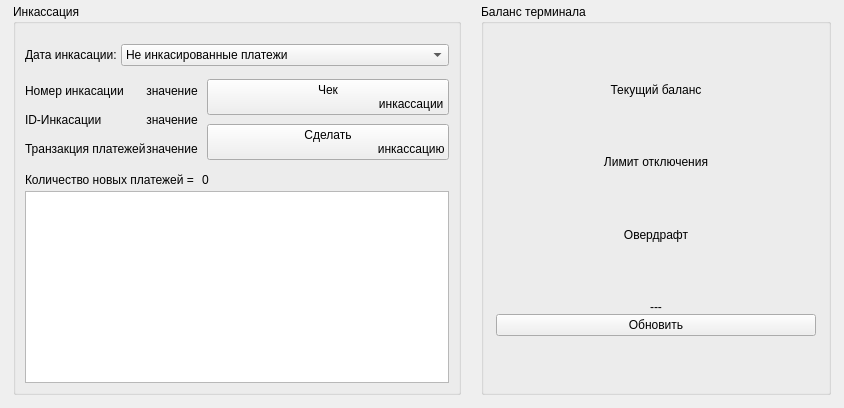
                <widget class="QWidget" name="tab">
                  <attribute name="icon">
                    <iconset resource="../../ekiosk.qrc">
                      <normaloff>:/assets/icons/reg_14.png</normaloff>:/assets/icons/reg_14.png</iconset>
                  </attribute>
                  <attribute name="title">
                    <string />
                  </attribute>
                  <layout class="QVBoxLayout" name="verticalLayout_46">
                    <property name="topMargin">
                      <number>2</number>
                    </property>
                    <item>
                      <layout class="QHBoxLayout" name="horizontalLayout" stretch="0,0">
                        <property name="spacing">
                          <number>20</number>
                        </property>
                        <property name="margin" stdset="0">
                          <number>2</number>
                        </property>
                        <item>
                          <widget class="QGroupBox" name="grpBoxAdminIncashment">
                            <property name="title">
                              <string>Инкассация</string>
                            </property>
                            <layout class="QVBoxLayout" name="verticalLayout_9">
                              <property name="leftMargin">
                                <number>9</number>
                              </property>
                              <property name="topMargin">
                                <number>20</number>
                              </property>
                              <property name="rightMargin">
                                <number>9</number>
                              </property>
                              <property name="bottomMargin">
                                <number>9</number>
                              </property>
                              <item>
                                <layout class="QVBoxLayout" name="verticalLayout_7"
                                  stretch="0,0,0,100">
                                  <property name="spacing">
                                    <number>4</number>
                                  </property>
                                  <property name="margin" stdset="0">
                                    <number>0</number>
                                  </property>
                                  <item>
                                    <layout class="QHBoxLayout" name="horizontalLayout_5"
                                      stretch="0,10">
                                      <item>
                                        <widget class="QLabel" name="lblAdminInfoDateIncashment">
                                          <property name="text">
                                            <string>Дата инкасации:</string>
                                          </property>
                                        </widget>
                                      </item>
                                      <item>
                                        <widget class="QComboBox" name="cbxAdminTextDateIncashment">
                                          <property name="styleSheet">
                                            <string notr="true" />
                                          </property>
                                          <item>
                                            <property name="text">
                                              <string>Не инкасированные платежи</string>
                                            </property>
                                          </item>
                                          <item>
                                            <property name="text">
                                              <string>2011-10-20 12:22:11</string>
                                            </property>
                                          </item>
                                        </widget>
                                      </item>
                                    </layout>
                                  </item>
                                  <item>
                                    <layout class="QGridLayout" name="gridLayout_2"
                                      columnstretch="1,1,0">
                                      <property name="leftMargin">
                                        <number>0</number>
                                      </property>
                                      <property name="topMargin">
                                        <number>9</number>
                                      </property>
                                      <property name="rightMargin">
                                        <number>0</number>
                                      </property>
                                      <property name="bottomMargin">
                                        <number>9</number>
                                      </property>
                                      <property name="horizontalSpacing">
                                        <number>0</number>
                                      </property>
                                      <property name="verticalSpacing">
                                        <number>6</number>
                                      </property>
                                      <item row="0" column="0">
                                        <widget class="QLabel" name="lblAdminInfoNumberIncashment">
                                          <property name="text">
                                            <string>Номер инкасации</string>
                                          </property>
                                          <property name="alignment">
                                            <set>Qt::AlignLeading|Qt::AlignLeft|Qt::AlignVCenter</set>
                                          </property>
                                        </widget>
                                      </item>
                                      <item row="0" column="1">
                                        <widget class="QLabel" name="lblAdminTextNumberIncashment">
                                          <property name="text">
                                            <string>значение</string>
                                          </property>
                                          <property name="alignment">
                                            <set>Qt::AlignCenter</set>
                                          </property>
                                        </widget>
                                      </item>
                                      <item row="1" column="0">
                                        <widget class="QLabel" name="lblAdminInfoIdIncashment">
                                          <property name="text">
                                            <string>ID-Инкасации</string>
                                          </property>
                                          <property name="alignment">
                                            <set>Qt::AlignLeading|Qt::AlignLeft|Qt::AlignVCenter</set>
                                          </property>
                                        </widget>
                                      </item>
                                      <item row="1" column="1">
                                        <widget class="QLabel" name="lblAdminTextIdIncashment">
                                          <property name="text">
                                            <string>значение</string>
                                          </property>
                                          <property name="alignment">
                                            <set>Qt::AlignCenter</set>
                                          </property>
                                        </widget>
                                      </item>
                                      <item row="2" column="0">
                                        <widget class="QLabel" name="lblAdminInfoTranzactionPay">
                                          <property name="text">
                                            <string>Транзакция платежей</string>
                                          </property>
                                          <property name="alignment">
                                            <set>Qt::AlignLeading|Qt::AlignLeft|Qt::AlignVCenter</set>
                                          </property>
                                        </widget>
                                      </item>
                                      <item row="2" column="1">
                                        <widget class="QLabel" name="lblAdminTextTranzactionPay">
                                          <property name="text">
                                            <string>значение</string>
                                          </property>
                                          <property name="alignment">
                                            <set>Qt::AlignCenter</set>
                                          </property>
                                        </widget>
                                      </item>
                                      <item row="0" column="2" rowspan="3">
                                        <layout class="QVBoxLayout" name="verticalLayout_4">
                                          <property name="spacing">
                                            <number>9</number>
                                          </property>
                                          <property name="leftMargin">
                                            <number>9</number>
                                          </property>
                                          <property name="topMargin">
                                            <number>0</number>
                                          </property>
                                          <property name="rightMargin">
                                            <number>0</number>
                                          </property>
                                          <property name="bottomMargin">
                                            <number>0</number>
                                          </property>
                                          <item>
                                            <widget class="QPushButton"
                                              name="btnAdminCreatePreIncashment">
                                              <property name="text">
                                                <string>Чек
                                                  инкассации</string>
                                              </property>
                                              <property name="icon">
                                                <iconset resource="../../ekiosk.qrc">
                                                  <normaloff>:/assets/icons/admin_1.png</normaloff>
                                                  :/assets/icons/admin_1.png</iconset>
                                              </property>
                                              <property name="iconSize">
                                                <size>
                                                  <width>48</width>
                                                  <height>48</height>
                                                </size>
                                              </property>
                                            </widget>
                                          </item>
                                          <item>
                                            <widget class="QPushButton"
                                              name="btnAdminCreateIncashment">
                                              <property name="minimumSize">
                                                <size>
                                                  <width>0</width>
                                                  <height>0</height>
                                                </size>
                                              </property>
                                              <property name="styleSheet">
                                                <string notr="true" />
                                              </property>
                                              <property name="text">
                                                <string>Сделать
                                                  инкассацию</string>
                                              </property>
                                              <property name="icon">
                                                <iconset resource="../../ekiosk.qrc">
                                                  <normaloff>:/assets/icons/admin_2.png</normaloff>
                                                  :/assets/icons/admin_2.png</iconset>
                                              </property>
                                              <property name="iconSize">
                                                <size>
                                                  <width>48</width>
                                                  <height>48</height>
                                                </size>
                                              </property>
                                            </widget>
                                          </item>
                                        </layout>
                                      </item>
                                    </layout>
                                  </item>
                                  <item>
                                    <layout class="QHBoxLayout" name="horizontalLayout_3"
                                      stretch="0,1">
                                      <item>
                                        <widget class="QLabel" name="lblInfoAdminNumberNewPay">
                                          <property name="styleSheet">
                                            <string notr="true" />
                                          </property>
                                          <property name="text">
                                            <string>Количество новых платежей = </string>
                                          </property>
                                        </widget>
                                      </item>
                                      <item>
                                        <widget class="QLabel" name="lblTextAdminNumberNewPay">
                                          <property name="styleSheet">
                                            <string notr="true" />
                                          </property>
                                          <property name="text">
                                            <string>0</string>
                                          </property>
                                        </widget>
                                      </item>
                                    </layout>
                                  </item>
                                  <item>
                                    <widget class="QTextBrowser" name="textBrowser" />
                                  </item>
                                </layout>
                              </item>
                            </layout>
                          </widget>
                        </item>
                        <item>
                          <widget class="QGroupBox" name="grpBoxAdminBalance">
                            <property name="minimumSize">
                              <size>
                                <width>350</width>
                                <height>0</height>
                              </size>
                            </property>
                            <property name="maximumSize">
                              <size>
                                <width>350</width>
                                <height>16777215</height>
                              </size>
                            </property>
                            <property name="styleSheet">
                              <string notr="true" />
                            </property>
                            <property name="title">
                              <string>Баланс терминала</string>
                            </property>
                            <layout class="QVBoxLayout" name="verticalLayout_8" stretch="10">
                              <property name="spacing">
                                <number>12</number>
                              </property>
                              <property name="leftMargin">
                                <number>12</number>
                              </property>
                              <property name="topMargin">
                                <number>15</number>
                              </property>
                              <property name="rightMargin">
                                <number>12</number>
                              </property>
                              <property name="bottomMargin">
                                <number>12</number>
                              </property>
                              <item>
                                <layout class="QGridLayout" name="gridLayout">
                                  <property name="bottomMargin">
                                    <number>0</number>
                                  </property>
                                  <property name="horizontalSpacing">
                                    <number>6</number>
                                  </property>
                                  <property name="verticalSpacing">
                                    <number>0</number>
                                  </property>
                                  <item row="1" column="0">
                                    <widget class="QLabel" name="lblAdminInfoCurentBalance">
                                      <property name="styleSheet">
                                        <string notr="true" />
                                      </property>
                                      <property name="text">
                                        <string>Текущий баланс</string>
                                      </property>
                                      <property name="alignment">
                                        <set>Qt::AlignCenter</set>
                                      </property>
                                    </widget>
                                  </item>
                                  <item row="2" column="0">
                                    <widget class="QLabel" name="lblAdminTextCurentBalance">
                                      <property name="styleSheet">
                                        <string notr="true" />
                                      </property>
                                      <property name="text">
                                        <string />
                                      </property>
                                      <property name="alignment">
                                        <set>Qt::AlignCenter</set>
                                      </property>
                                    </widget>
                                  </item>
                                  <item row="4" column="0">
                                    <widget class="QLabel" name="lblAdminInfoPorocOtclucheniya">
                                      <property name="text">
                                        <string>Лимит отключения</string>
                                      </property>
                                      <property name="alignment">
                                        <set>Qt::AlignCenter</set>
                                      </property>
                                    </widget>
                                  </item>
                                  <item row="5" column="0">
                                    <widget class="QLabel" name="lblAdminTextPorocOtclucheniya">
                                      <property name="text">
                                        <string />
                                      </property>
                                      <property name="alignment">
                                        <set>Qt::AlignCenter</set>
                                      </property>
                                    </widget>
                                  </item>
                                  <item row="7" column="0">
                                    <widget class="QLabel" name="lblAdminInfoOverdraft">
                                      <property name="text">
                                        <string>Овердрафт</string>
                                      </property>
                                      <property name="alignment">
                                        <set>Qt::AlignCenter</set>
                                      </property>
                                    </widget>
                                  </item>
                                  <item row="8" column="0">
                                    <widget class="QLabel" name="lblAdminTextOverdraft">
                                      <property name="text">
                                        <string />
                                      </property>
                                      <property name="alignment">
                                        <set>Qt::AlignCenter</set>
                                      </property>
                                    </widget>
                                  </item>
                                  <item row="10" column="0">
                                    <layout class="QVBoxLayout" name="verticalLayout">
                                      <item>
                                        <widget class="QLabel" name="lblAnimateAdminBalance">
                                          <property name="text">
                                            <string>---</string>
                                          </property>
                                          <property name="alignment">
                                            <set>Qt::AlignCenter</set>
                                          </property>
                                        </widget>
                                      </item>
                                      <item>
                                        <widget class="QPushButton" name="btnCheckBalance">
                                          <property name="minimumSize">
                                            <size>
                                              <width>0</width>
                                              <height>0</height>
                                            </size>
                                          </property>
                                          <property name="styleSheet">
                                            <string notr="true" />
                                          </property>
                                          <property name="text">
                                            <string>Обновить</string>
                                          </property>
                                          <property name="icon">
                                            <iconset resource="../../ekiosk.qrc">
                                              <normaloff>:/assets/icons/admin_13.png</normaloff>
                                              :/assets/icons/admin_13.png</iconset>
                                          </property>
                                          <property name="iconSize">
                                            <size>
                                              <width>48</width>
                                              <height>48</height>
                                            </size>
                                          </property>
                                        </widget>
                                      </item>
                                    </layout>
                                  </item>
                                  <item row="3" column="0">
                                    <spacer name="verticalSpacer_5">
                                      <property name="orientation">
                                        <enum>Qt::Vertical</enum>
                                      </property>
                                      <property name="sizeHint" stdset="0">
                                        <size>
                                          <width>20</width>
                                          <height>40</height>
                                        </size>
                                      </property>
                                    </spacer>
                                  </item>
                                  <item row="6" column="0">
                                    <spacer name="verticalSpacer_7">
                                      <property name="orientation">
                                        <enum>Qt::Vertical</enum>
                                      </property>
                                      <property name="sizeHint" stdset="0">
                                        <size>
                                          <width>20</width>
                                          <height>40</height>
                                        </size>
                                      </property>
                                    </spacer>
                                  </item>
                                  <item row="9" column="0">
                                    <spacer name="verticalSpacer_8">
                                      <property name="orientation">
                                        <enum>Qt::Vertical</enum>
                                      </property>
                                      <property name="sizeHint" stdset="0">
                                        <size>
                                          <width>20</width>
                                          <height>40</height>
                                        </size>
                                      </property>
                                    </spacer>
                                  </item>
                                  <item row="11" column="0">
                                    <spacer name="verticalSpacer_9">
                                      <property name="orientation">
                                        <enum>Qt::Vertical</enum>
                                      </property>
                                      <property name="sizeHint" stdset="0">
                                        <size>
                                          <width>20</width>
                                          <height>40</height>
                                        </size>
                                      </property>
                                    </spacer>
                                  </item>
                                  <item row="0" column="0">
                                    <spacer name="verticalSpacer_10">
                                      <property name="orientation">
                                        <enum>Qt::Vertical</enum>
                                      </property>
                                      <property name="sizeHint" stdset="0">
                                        <size>
                                          <width>20</width>
                                          <height>40</height>
                                        </size>
                                      </property>
                                    </spacer>
                                  </item>
                                </layout>
                              </item>
                            </layout>
                          </widget>
                        </item>
                      </layout>
                    </item>
                  </layout>
                </widget>
